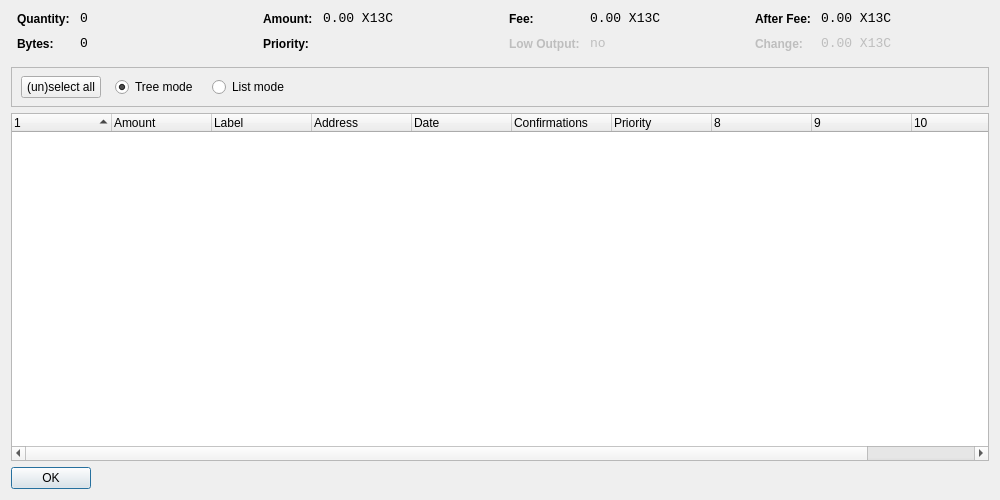
<?xml version="1.0" encoding="UTF-8"?>
<ui version="4.0">
 <class>CoinControlDialog</class>
 <widget class="QDialog" name="CoinControlDialog">
  <property name="geometry">
   <rect>
    <x>0</x>
    <y>0</y>
    <width>1000</width>
    <height>500</height>
   </rect>
  </property>
  <property name="windowTitle">
   <string>Coin Control</string>
  </property>
  <layout class="QVBoxLayout" name="verticalLayout">
   <item>
    <layout class="QHBoxLayout" name="horizontalLayoutTop" stretch="0,0,0,0">
     <property name="topMargin">
      <number>0</number>
     </property>
     <property name="bottomMargin">
      <number>10</number>
     </property>
     <item>
      <layout class="QFormLayout" name="formLayoutCoinControl1">
       <property name="horizontalSpacing">
        <number>10</number>
       </property>
       <property name="verticalSpacing">
        <number>10</number>
       </property>
       <property name="leftMargin">
        <number>6</number>
       </property>
       <property name="rightMargin">
        <number>6</number>
       </property>
       <item row="0" column="0">
        <widget class="QLabel" name="labelCoinControlQuantityText">
         <property name="styleSheet">
          <string notr="true">font-weight:bold;</string>
         </property>
         <property name="text">
          <string>Quantity:</string>
         </property>
        </widget>
       </item>
       <item row="0" column="1">
        <widget class="QLabel" name="labelCoinControlQuantity">
         <property name="font">
          <font>
           <family>Monospace</family>
           <pointsize>10</pointsize>
          </font>
         </property>
         <property name="cursor">
          <cursorShape>IBeamCursor</cursorShape>
         </property>
         <property name="contextMenuPolicy">
          <enum>Qt::ActionsContextMenu</enum>
         </property>
         <property name="text">
          <string notr="true">0</string>
         </property>
         <property name="textInteractionFlags">
          <set>Qt::LinksAccessibleByMouse|Qt::TextSelectableByKeyboard|Qt::TextSelectableByMouse</set>
         </property>
        </widget>
       </item>
       <item row="1" column="0">
        <widget class="QLabel" name="labelCoinControlBytesText">
         <property name="styleSheet">
          <string notr="true">font-weight:bold;</string>
         </property>
         <property name="text">
          <string>Bytes:</string>
         </property>
        </widget>
       </item>
       <item row="1" column="1">
        <widget class="QLabel" name="labelCoinControlBytes">
         <property name="font">
          <font>
           <family>Monospace</family>
           <pointsize>10</pointsize>
          </font>
         </property>
         <property name="cursor">
          <cursorShape>IBeamCursor</cursorShape>
         </property>
         <property name="contextMenuPolicy">
          <enum>Qt::ActionsContextMenu</enum>
         </property>
         <property name="text">
          <string notr="true">0</string>
         </property>
         <property name="textInteractionFlags">
          <set>Qt::LinksAccessibleByMouse|Qt::TextSelectableByKeyboard|Qt::TextSelectableByMouse</set>
         </property>
        </widget>
       </item>
      </layout>
     </item>
     <item>
      <layout class="QFormLayout" name="formLayoutCoinControl2">
       <property name="horizontalSpacing">
        <number>10</number>
       </property>
       <property name="verticalSpacing">
        <number>10</number>
       </property>
       <property name="leftMargin">
        <number>6</number>
       </property>
       <property name="rightMargin">
        <number>6</number>
       </property>
       <item row="0" column="0">
        <widget class="QLabel" name="labelCoinControlAmountText">
         <property name="styleSheet">
          <string notr="true">font-weight:bold;</string>
         </property>
         <property name="text">
          <string>Amount:</string>
         </property>
        </widget>
       </item>
       <item row="0" column="1">
        <widget class="QLabel" name="labelCoinControlAmount">
         <property name="font">
          <font>
           <family>Monospace</family>
           <pointsize>10</pointsize>
          </font>
         </property>
         <property name="cursor">
          <cursorShape>IBeamCursor</cursorShape>
         </property>
         <property name="contextMenuPolicy">
          <enum>Qt::ActionsContextMenu</enum>
         </property>
         <property name="text">
          <string notr="true">0.00 X13C</string>
         </property>
         <property name="textInteractionFlags">
          <set>Qt::LinksAccessibleByMouse|Qt::TextSelectableByKeyboard|Qt::TextSelectableByMouse</set>
         </property>
        </widget>
       </item>
       <item row="1" column="0">
        <widget class="QLabel" name="labelCoinControlPriorityText">
         <property name="styleSheet">
          <string notr="true">font-weight:bold;</string>
         </property>
         <property name="text">
          <string>Priority:</string>
         </property>
        </widget>
       </item>
       <item row="1" column="1">
        <widget class="QLabel" name="labelCoinControlPriority">
         <property name="font">
          <font>
           <family>Monospace</family>
           <pointsize>10</pointsize>
          </font>
         </property>
         <property name="cursor">
          <cursorShape>IBeamCursor</cursorShape>
         </property>
         <property name="contextMenuPolicy">
          <enum>Qt::ActionsContextMenu</enum>
         </property>
         <property name="text">
          <string/>
         </property>
         <property name="textInteractionFlags">
          <set>Qt::LinksAccessibleByMouse|Qt::TextSelectableByKeyboard|Qt::TextSelectableByMouse</set>
         </property>
        </widget>
       </item>
      </layout>
     </item>
     <item>
      <layout class="QFormLayout" name="formLayoutCoinControl3">
       <property name="horizontalSpacing">
        <number>10</number>
       </property>
       <property name="verticalSpacing">
        <number>10</number>
       </property>
       <property name="leftMargin">
        <number>6</number>
       </property>
       <property name="rightMargin">
        <number>6</number>
       </property>
       <item row="0" column="0">
        <widget class="QLabel" name="labelCoinControlFeeText">
         <property name="styleSheet">
          <string notr="true">font-weight:bold;</string>
         </property>
         <property name="text">
          <string>Fee:</string>
         </property>
        </widget>
       </item>
       <item row="0" column="1">
        <widget class="QLabel" name="labelCoinControlFee">
         <property name="font">
          <font>
           <family>Monospace</family>
           <pointsize>10</pointsize>
          </font>
         </property>
         <property name="cursor">
          <cursorShape>IBeamCursor</cursorShape>
         </property>
         <property name="contextMenuPolicy">
          <enum>Qt::ActionsContextMenu</enum>
         </property>
         <property name="text">
          <string notr="true">0.00 X13C</string>
         </property>
         <property name="textInteractionFlags">
          <set>Qt::LinksAccessibleByMouse|Qt::TextSelectableByKeyboard|Qt::TextSelectableByMouse</set>
         </property>
        </widget>
       </item>
       <item row="1" column="0">
        <widget class="QLabel" name="labelCoinControlLowOutputText">
         <property name="enabled">
          <bool>false</bool>
         </property>
         <property name="styleSheet">
          <string notr="true">font-weight:bold;</string>
         </property>
         <property name="text">
          <string>Low Output:</string>
         </property>
        </widget>
       </item>
       <item row="1" column="1">
        <widget class="QLabel" name="labelCoinControlLowOutput">
         <property name="enabled">
          <bool>false</bool>
         </property>
         <property name="font">
          <font>
           <family>Monospace</family>
           <pointsize>10</pointsize>
          </font>
         </property>
         <property name="cursor">
          <cursorShape>IBeamCursor</cursorShape>
         </property>
         <property name="contextMenuPolicy">
          <enum>Qt::ActionsContextMenu</enum>
         </property>
         <property name="text">
          <string notr="true">no</string>
         </property>
         <property name="textInteractionFlags">
          <set>Qt::LinksAccessibleByMouse|Qt::TextSelectableByKeyboard|Qt::TextSelectableByMouse</set>
         </property>
        </widget>
       </item>
      </layout>
     </item>
     <item>
      <layout class="QFormLayout" name="formLayoutCoinControl4">
       <property name="horizontalSpacing">
        <number>10</number>
       </property>
       <property name="verticalSpacing">
        <number>10</number>
       </property>
       <property name="leftMargin">
        <number>6</number>
       </property>
       <property name="rightMargin">
        <number>6</number>
       </property>
       <item row="0" column="0">
        <widget class="QLabel" name="labelCoinControlAfterFeeText">
         <property name="styleSheet">
          <string notr="true">font-weight:bold;</string>
         </property>
         <property name="text">
          <string>After Fee:</string>
         </property>
        </widget>
       </item>
       <item row="0" column="1">
        <widget class="QLabel" name="labelCoinControlAfterFee">
         <property name="font">
          <font>
           <family>Monospace</family>
           <pointsize>10</pointsize>
          </font>
         </property>
         <property name="cursor">
          <cursorShape>IBeamCursor</cursorShape>
         </property>
         <property name="contextMenuPolicy">
          <enum>Qt::ActionsContextMenu</enum>
         </property>
         <property name="text">
          <string notr="true">0.00 X13C</string>
         </property>
         <property name="textInteractionFlags">
          <set>Qt::LinksAccessibleByMouse|Qt::TextSelectableByKeyboard|Qt::TextSelectableByMouse</set>
         </property>
        </widget>
       </item>
       <item row="1" column="0">
        <widget class="QLabel" name="labelCoinControlChangeText">
         <property name="enabled">
          <bool>false</bool>
         </property>
         <property name="styleSheet">
          <string notr="true">font-weight:bold;</string>
         </property>
         <property name="text">
          <string>Change:</string>
         </property>
        </widget>
       </item>
       <item row="1" column="1">
        <widget class="QLabel" name="labelCoinControlChange">
         <property name="enabled">
          <bool>false</bool>
         </property>
         <property name="font">
          <font>
           <family>Monospace</family>
           <pointsize>10</pointsize>
          </font>
         </property>
         <property name="cursor">
          <cursorShape>IBeamCursor</cursorShape>
         </property>
         <property name="contextMenuPolicy">
          <enum>Qt::ActionsContextMenu</enum>
         </property>
         <property name="text">
          <string notr="true">0.00 X13C</string>
         </property>
         <property name="textInteractionFlags">
          <set>Qt::LinksAccessibleByMouse|Qt::TextSelectableByKeyboard|Qt::TextSelectableByMouse</set>
         </property>
        </widget>
       </item>
      </layout>
     </item>
    </layout>
   </item>
   <item>
    <widget class="QFrame" name="frame">
     <property name="minimumSize">
      <size>
       <width>0</width>
       <height>40</height>
      </size>
     </property>
     <property name="frameShape">
      <enum>QFrame::StyledPanel</enum>
     </property>
     <property name="frameShadow">
      <enum>QFrame::Sunken</enum>
     </property>
     <widget class="QWidget" name="horizontalLayoutWidget">
      <property name="geometry">
       <rect>
        <x>10</x>
        <y>0</y>
        <width>781</width>
        <height>41</height>
       </rect>
      </property>
      <layout class="QHBoxLayout" name="horizontalLayoutPanel" stretch="0,0,0,0,0">
       <property name="spacing">
        <number>14</number>
       </property>
       <item>
        <widget class="QPushButton" name="pushButtonSelectAll">
         <property name="sizePolicy">
          <sizepolicy hsizetype="Maximum" vsizetype="Fixed">
           <horstretch>0</horstretch>
           <verstretch>0</verstretch>
          </sizepolicy>
         </property>
         <property name="text">
          <string>(un)select all</string>
         </property>
        </widget>
       </item>
       <item>
        <widget class="QRadioButton" name="radioTreeMode">
         <property name="sizePolicy">
          <sizepolicy hsizetype="Maximum" vsizetype="Fixed">
           <horstretch>0</horstretch>
           <verstretch>0</verstretch>
          </sizepolicy>
         </property>
         <property name="text">
          <string>Tree mode</string>
         </property>
         <property name="checked">
          <bool>true</bool>
         </property>
        </widget>
       </item>
       <item>
        <widget class="QRadioButton" name="radioListMode">
         <property name="sizePolicy">
          <sizepolicy hsizetype="Maximum" vsizetype="Fixed">
           <horstretch>0</horstretch>
           <verstretch>0</verstretch>
          </sizepolicy>
         </property>
         <property name="text">
          <string>List mode</string>
         </property>
        </widget>
       </item>
       <item>
        <spacer name="horizontalSpacer">
         <property name="orientation">
          <enum>Qt::Horizontal</enum>
         </property>
         <property name="sizeHint" stdset="0">
          <size>
           <width>40</width>
           <height>20</height>
          </size>
         </property>
        </spacer>
       </item>
      </layout>
     </widget>
    </widget>
   </item>
   <item>
    <widget class="CoinControlTreeWidget" name="treeWidget">
     <property name="contextMenuPolicy">
      <enum>Qt::CustomContextMenu</enum>
     </property>
     <property name="sortingEnabled">
      <bool>false</bool>
     </property>
     <property name="columnCount">
      <number>11</number>
     </property>
     <attribute name="headerShowSortIndicator" stdset="0">
      <bool>true</bool>
     </attribute>
     <attribute name="headerStretchLastSection">
      <bool>false</bool>
     </attribute>
     <column>
      <property name="text">
       <string/>
      </property>
     </column>
     <column>
      <property name="text">
       <string>Amount</string>
      </property>
     </column>
     <column>
      <property name="text">
       <string>Label</string>
      </property>
     </column>
     <column>
      <property name="text">
       <string>Address</string>
      </property>
     </column>
     <column>
      <property name="text">
       <string>Date</string>
      </property>
     </column>
     <column>
      <property name="text">
       <string>Confirmations</string>
      </property>
      <property name="toolTip">
       <string>Confirmed</string>
      </property>
     </column>
     <column>
      <property name="text">
       <string>Priority</string>
      </property>
     </column>
     <column>
      <property name="text">
       <string/>
      </property>
     </column>
     <column>
      <property name="text">
       <string/>
      </property>
     </column>
     <column>
      <property name="text">
       <string/>
      </property>
     </column>
     <column>
      <property name="text">
       <string/>
      </property>
     </column>
    </widget>
   </item>
   <item>
    <widget class="QDialogButtonBox" name="buttonBox">
     <property name="sizePolicy">
      <sizepolicy hsizetype="Maximum" vsizetype="Fixed">
       <horstretch>0</horstretch>
       <verstretch>0</verstretch>
      </sizepolicy>
     </property>
     <property name="orientation">
      <enum>Qt::Horizontal</enum>
     </property>
     <property name="standardButtons">
      <set>QDialogButtonBox::Ok</set>
     </property>
    </widget>
   </item>
  </layout>
 </widget>
 <customwidgets>
  <customwidget>
   <class>CoinControlTreeWidget</class>
   <extends>QTreeWidget</extends>
   <header>coincontroltreewidget.h</header>
  </customwidget>
 </customwidgets>
 <resources/>
 <connections/>
</ui>
